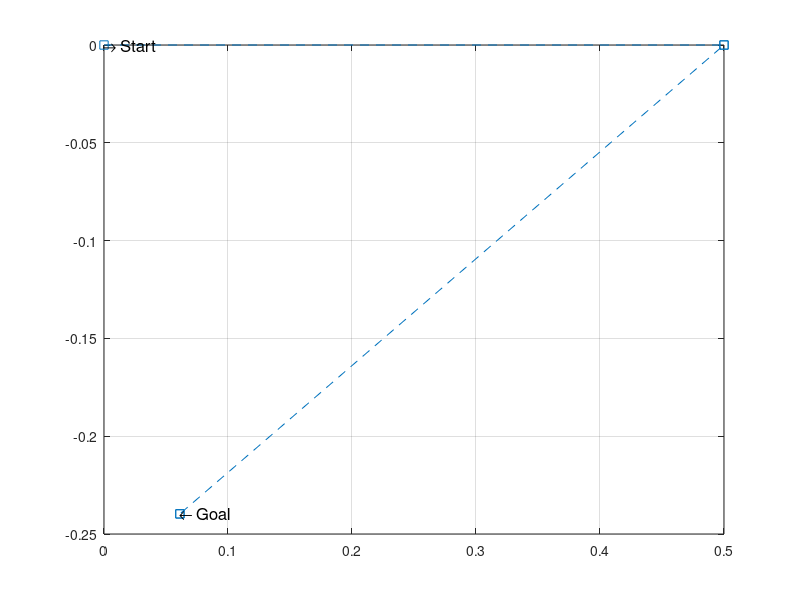

Reproduce this figure in MATLAB.
clc;
clear;
% Parallel parking
e = 0.5;  % Assume any small time 
q0 = [0 0 0]; % Initial robot pose
phi = q0(3);
s1 = [ cos(phi); sin(phi); 0];
s2 = [0; 0; 1];
q1 = q0 + e*s1 ;                   % Translation
q2 = q1 + e*s2 ;                   % Rotation
q3 = q2 - e*[ cos(e); sin(e); 0] ; % Translation
q4 = q3 - e*s2 ;                   % Rotation
x = [q0(1) q1(1) q2(1) q3(1) q4(1)];
y = [q0(2) q1(2) q2(2) q3(2) q4(2)];
plot(x,y,'--s');
grid on;
txt = '\rightarrow Start';
text(q0(1),q0(2),txt,'FontSize',12)
txt = '\leftarrow Goal';
text(q4(1),q4(2),txt,'FontSize',12)
